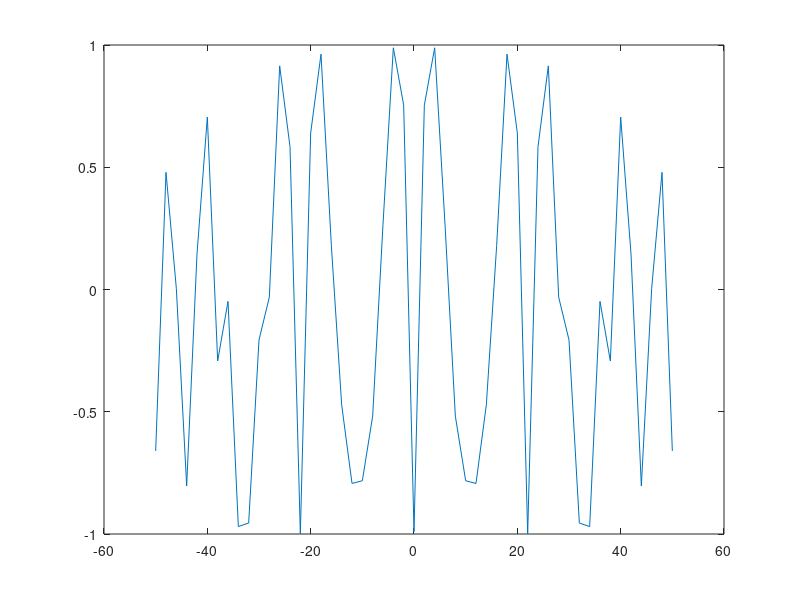

MATLAB code for this plot:
% Octave Script
% Title           :Funciones Trascendentes: Trigonométricas, Logarítmicas y Exponenciales (Ejercicio17)
% Correo          :urbanoorlando79@gmail.com
% Description     :Script para graficar funciones y determinar que tipo de funcion es.
% Author          :Orlando Urbano Trejo (Lando)
% Date            :23_11_2021
% Version         :1
% Usage           :octave>path/Ejercicio17
%                 :Requiere aplicación octave, usar linea de comandos
%                 :https://octaveintro.readthedocs.io/en/latest/index.html

clear
disp ('Función17');
% Dominio de la función
x= -50:2:50
% Regla de correspondencia
fx=cos(x.^2 + 3)
disp ('La función es una función sobreyectiva ya que C=|, es decir ∀y∈|∃x∈D|f(x)=y');
disp ('El dominio de la función es (-∞, ∞)');
disp ('El rango de la función no existe');
% Plotear función
plot (x, fx)
